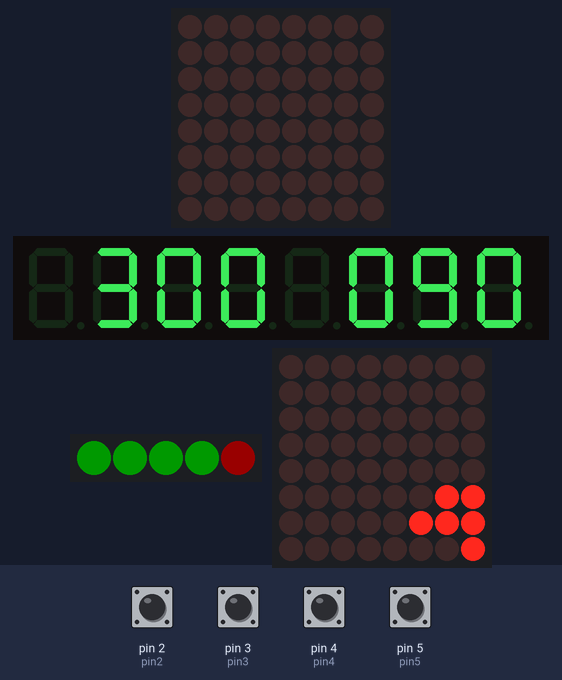
Simulated run of this sketch. Board: Arduino Uno, built with avr-gcc and run on an emulated ATmega328P. Shown: 2 × 8×8 LED matrix, 8-digit seven-segment display, 5 RGB LEDs in strip order, left to right. The inputs (shaded band) are chosen by the test bench; at power-on: pin 2 (pin2), pin 3 (pin3), pin 4 (pin4), pin 5 (pin5) HIGH. Dim RGB values are drawn brighter than linear; random numbers use the default seed unless the sketch sets one.

Above: at 1.2 s.
1.3 s: pin 4 (pin4) pulled LOW for 1 s
At 1.66 s:
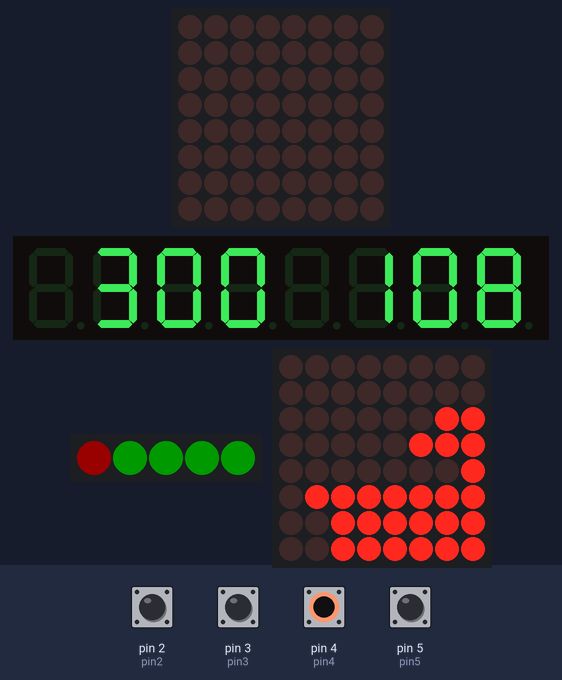
2.9 s: pin 2 (pin2) pulled LOW for 0.15 s
At 3.16 s:
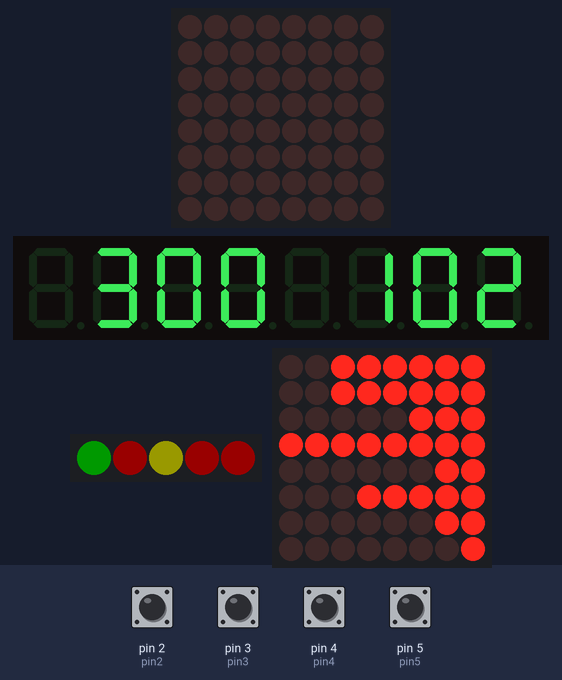
3.6 s: pin 3 (pin3) pulled LOW for 0.15 s
At 4.08 s:
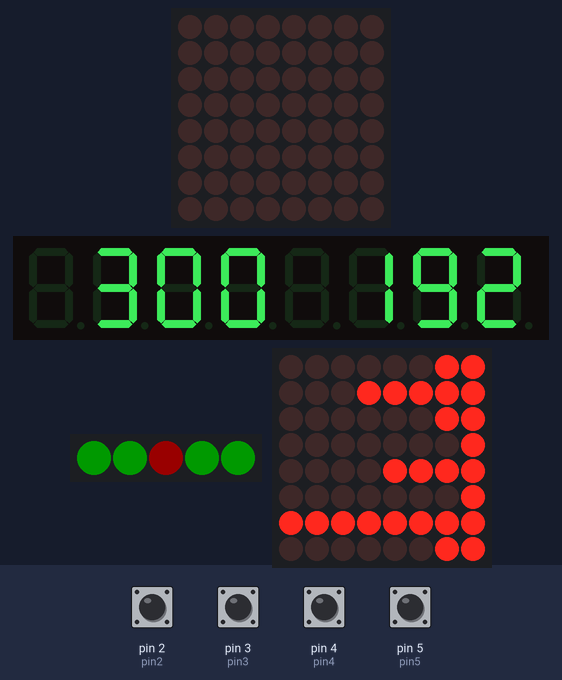
4.3 s: pin 5 (pin5) pulled LOW for 0.15 s
At 4.41 s:
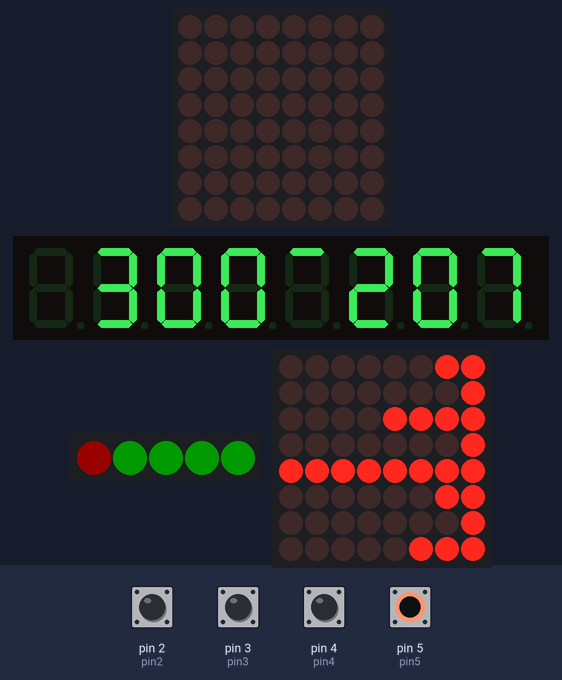
5.0 s: pin 4 (pin4) pulled LOW for 0.15 s
At 5.44 s:
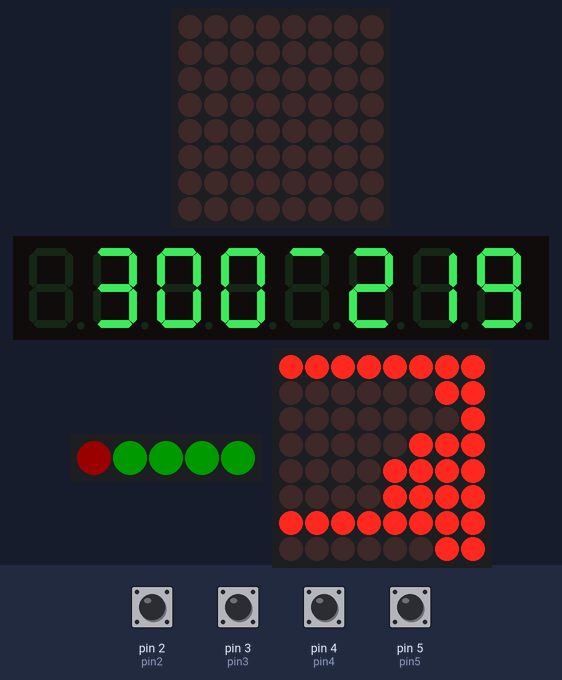
5.7 s: pin 2 (pin2) pulled LOW for 1 s
At 5.98 s:
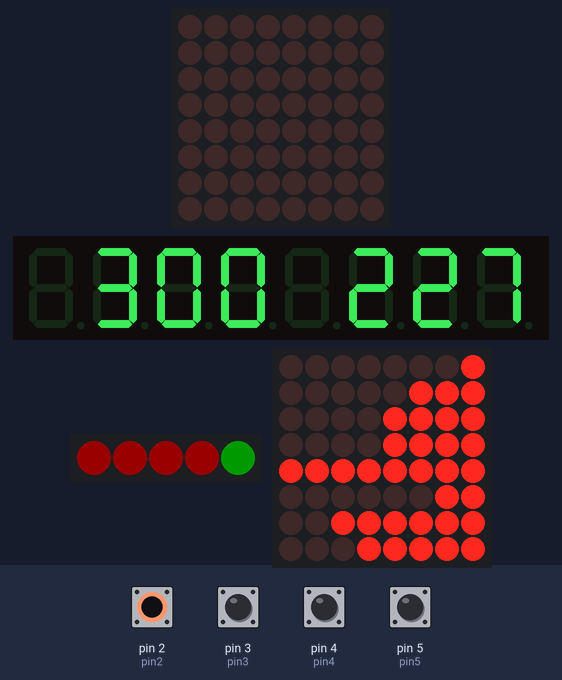
Timing chart, 0 to 8.3 s (numbered marks = the images above; inputs shaded):
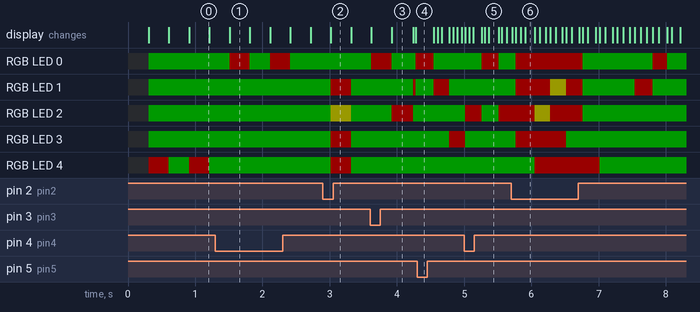

The sketch:

MissionControlConsole.ino
```cpp
//This is a simple movie prop project to simulate a fantasy NASA style console with fun light displays and simple user inputs.
//This project utilizes four dip switches, an 8x8 dotmatrix display, an eight digit segment display and a strip of rgb addressable leds;
//The eight digit segment display is a simple game of reach the target value.  One dip switch controls the direction and the other the speed of ascent or descent.
//The dot matrix display shows a scrolling bar graph of random height, a dip switch controls the speed (fast/slow).
//The addressable strip of 5 LEDs displays one of two random patterns, the remaining dip switch changes the pattern.
#include <PololuLedStrip.h>
#include "LedControl.h"

#define pin2 2
#define pin3 3
#define pin4 4
#define pin5 5
#define LED_COUNT 5
//A strip of 5 addressable LEDs
rgb_color colors[LED_COUNT];

/*
 Initialize the dot matrix display controller
 pin 10, DataIn
 pin 12, CLK
 pin 11, LOAD/CS
 We have only a single MAX72XX.
 */
LedControl dotMatrix = LedControl(10,12,11,1);

/*
 Initialize the segment display controller
 pin 7, DataIn
 pin 9, CLK
 pin 8, LOAD/CS
 We have only a single MAX72XX.
 */
LedControl segmentDisplay=LedControl(7, 9, 8, 1);

//Initialize the led strip controller
PololuLedStrip<13> ledStrip;

void setup() {
  //dip switch inputs
  pinMode(pin2, INPUT_PULLUP);
  pinMode(pin3, INPUT_PULLUP);
  pinMode(pin4, INPUT_PULLUP);
  pinMode(pin5, INPUT_PULLUP);

  //Initialize the displays
  dotMatrix.shutdown(0, false);
  segmentDisplay.shutdown(0, false);

  //Set the brightness
  dotMatrix.setIntensity(0, 8);
  segmentDisplay.setIntensity(0, 8);

  //Clear the display
  dotMatrix.clearDisplay(0);
  segmentDisplay.clearDisplay(0);
}

unsigned long millisNow = 0;

void loop() {
  // Read the switches to get state information
  int state1 = digitalRead(pin2);
  int state2 = digitalRead(pin3);
  int state3 = digitalRead(pin4);
  int state4 = digitalRead(pin5);

  // Read current time for all operations
  millisNow = millis();

  writeStrip(state1, 250);
  writeDotMatrix(state2 == HIGH ? 250 : 100);
  writeSegments(state3, state4 == HIGH ? 10: 100);
}

unsigned long lastWriteStripWrite = 0;
//mode:  Either high or low and controls the pattern to display
//delayTime:  Determines how often the pattern should move to next value
void writeStrip(int mode, int delayTime){
  if ((millisNow - lastWriteStripWrite) < delayTime) return;

  lastWriteStripWrite = millisNow;

  if (mode == HIGH){
    for (int x = 0; x < LED_COUNT; x++){
      colors[x] = (rgb_color){0, 25, 0};
    }

    colors[random(0, 9)] = (rgb_color){25, 0, 0};
  }
  else{
    for (int x = 0; x < LED_COUNT; x++){
      colors[x] = (rgb_color){25, 0, 0};
    }

    colors[random(0, 9)] = (rgb_color){0, 25, 0};
    colors[random(0, 9)] = (rgb_color){25, 25, 0};
  }

  ledStrip.write(colors, LED_COUNT);
}

byte patterns[9]={B00000000, B00000001, B00000011, B00000111, B00001111, B00011111, B00111111, B01111111, B11111111};
byte samples[8];
unsigned long lastDotMatrixWrite = 0;
//delayTime:  Controls the refresh time of the next "sample"
void writeDotMatrix(int delayTime){
  if ((millisNow - lastDotMatrixWrite) < delayTime) return;

  lastDotMatrixWrite = millisNow;

  byte val = random(1, 9);
  for(int x = 0; x < 7; x++){//shift sample array
    samples[x] = samples[x+1];
  }

  samples[7]=val; //add new sample

  //write out the samples
  for (int x = 0; x < 8; x++){
    dotMatrix.setRow(0,x,patterns[samples[x]]);
  }
}

unsigned long lastSegmentWrite = 0;
int num = 0;
int targetNum = 300;
int delayExtension = 0;
int delta = 1;
int lastMode = HIGH;
//mode:  Indicator to change direction
//delayTime:  refresh time of display
void writeSegments(int mode, int delayTime){
    UpdateDirectionIndicator(delta);

    if ((millisNow - lastSegmentWrite) < delayTime + delayExtension) return;

    lastSegmentWrite = millisNow;

    //change direction if mode changed.
    if (mode != lastMode){
      delta *= -1;
      lastMode = mode;
      }

    num += delta;

    //check upper lower boundary and reverse direction.
    if (num < -999) {
      num = -998;
      delta = 1;
    }
    else if (num > 999) {
      num = 998;
      delta = -1;
    }

    printNumber(num, false);
    printNumber(targetNum, true);

    if (num == targetNum){
      targetNum = random(-999, 1000);
      delayExtension = 1000; //pause on target reached
    }
    else{
      delayExtension = GetDelayExtension(targetNum, num);
    }
}

unsigned long directionIndicatorOnUpdate = 0;
bool directionIndicatorOn = true;
//Display a flashing ascending/descending indicator.
//delta:  Current direction of the target number
void UpdateDirectionIndicator(int delta){
  const byte tp = B01000000; //Use top segment for ascending indicator
  const byte ng = B00000001; //Use middle segment for negitive number indicator.
  const byte bt = B00001000; //Use bottom segment for descending indicator
  byte dirAndNeg = num < 0 ? ng : 0;

  //Blink the direction indicator on/off
  if ((millisNow - directionIndicatorOnUpdate) > 500)
  {
      directionIndicatorOnUpdate = millisNow;
      directionIndicatorOn = !directionIndicatorOn;
  }

  if (directionIndicatorOn)
  {
    if (delta < 0)
    {
      dirAndNeg |= bt;
    }
    else
    {
      dirAndNeg |= tp;
    }
  }

  //Use setRow to set the individual segment elements
  segmentDisplay.setRow(0, 3, dirAndNeg);
}

//Slow the refresh rate as number approaches target.
int GetDelayExtension(int current, int target)
{
  //log10 delay extension pattern as current number approaches target number
  int distance = abs(target - current);
  if (distance > 100) return 0;
  if (distance > 90) return  30;
  if (distance > 80) return  48;
  if (distance > 70) return  60;
  if (distance > 60) return  70;
  if (distance > 50) return  78;
  if (distance > 40) return  85;
  if (distance > 30) return  90;
  if (distance > 20) return  95;
  if (distance > 10) return  100;
}

void printNumber(int value, bool secondDisplay) {
    int digitOffset = secondDisplay ? 4 : 0;

    boolean negative=false;

    if(value < -999 || value > 999)
        return;

    if(value < 0 ) {
        negative = true;
        value = value * -1;
    }

    int ones = value % 10;
    int tens= (value / 10) % 10;
    int hundreds = (value / 100) % 10;

    //print character '-' in the leftmost column when negative
    segmentDisplay.setChar(0, 3 + digitOffset, negative ? '-' : ' ', false);

    //Now print the number digit by digit
    segmentDisplay.setDigit(0, 2 + digitOffset,(byte)hundreds,false);
    segmentDisplay.setDigit(0, 1 + digitOffset,(byte)tens,false);
    segmentDisplay.setDigit(0, 0 + digitOffset,(byte)ones,false);
}
```
